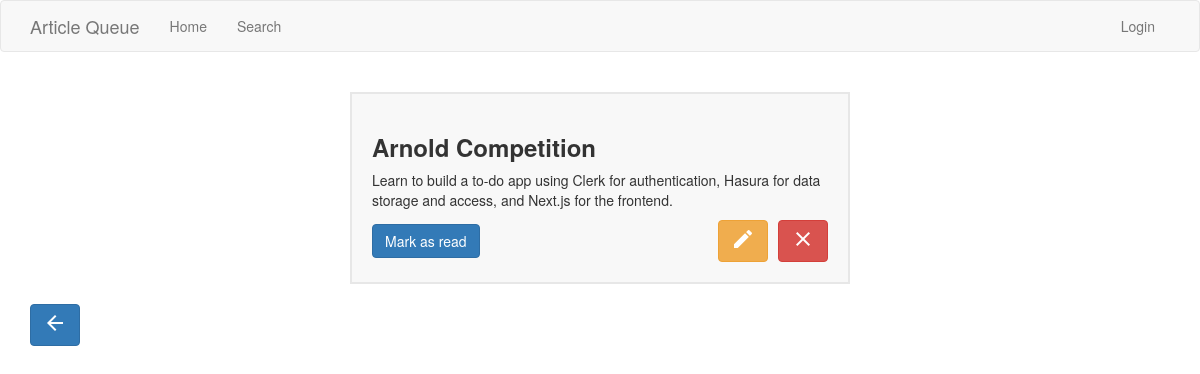
The app's page /article/2 with its own data.
### app/models.py (models this page shows, shortened)
class Article(db.Model):
    id = db.Column(db.Integer, primary_key=True)
    title = db.Column(db.String(120), index=True)
    topic = db.Column(db.String(140), index=True)
    url = db.Column(db.String(120))
    timestamp = db.Column(db.DateTime, index=True, default=datetime.utcnow)
    has_read = db.Column(db.Boolean, default=False)
    user_id = db.Column(db.Integer, db.ForeignKey('user.id'))

### app/routes.py (the view)
@app.route('/article/<id>')
def article(id):
  article = Article.query.filter_by(id=id).first()
  return render_template('view.html', article=article)

### app/templates/view.html (shortened to what this page needs)
{% extends "base.html" %} {% import 'bootstrap/wtf.html' as wtf %} {% block
page_content %}
<div class="card">
  <h3 class="card-title">{{ article.title }}</h3>
  <p>{{ article.topic }}</p>
  <div class="button-row">
    <form method="post" action="{{ url_for('read_article', id=article.id) }}">
      {% if article.has_read %}
      <button type="submit" class="btn btn-secondary">Mark as unread</button>
      {% else %}
      <button type="submit" class="btn btn-primary">Mark as read</button>
      {% endif %}
    </form>
    <div>
      <a
        href="{{ url_for('edit_article', id=article.id) }}"
        class="btn btn-warning"
        ><span class="material-icons"> edit </span></a
      >
      <form
        method="post"
        action="{{ url_for('delete_article', id=article.id) }}"
      >
        <button type="submit" class="btn btn-danger delete-btn">
          <span class="material-icons"> clear </span>
        </button>
      </form>
    </div>
  </div>
</div>
{% include 'subtemplates/back_button.html' %}  {% endblock %}

### app/static/css/main.css (style rules this page uses)
.card { width: 500px; background-color: #f8f8f8; border: #e7e7e7 2px solid; margin: 20px auto; padding: 20px; }
.card-title { font-weight: 600; }
.button-row { display: flex; justify-content: space-between; align-items: center; }
.button-row div { display: flex; justify-content: space-between; }
.button-row div button { margin-left: 10px; }

### records on screen
Article: title "Arnold Competition", topic "Learn to build a to-do app using Clerk for authentication, Hasura for data storage and access, and Next.js for the frontend."
